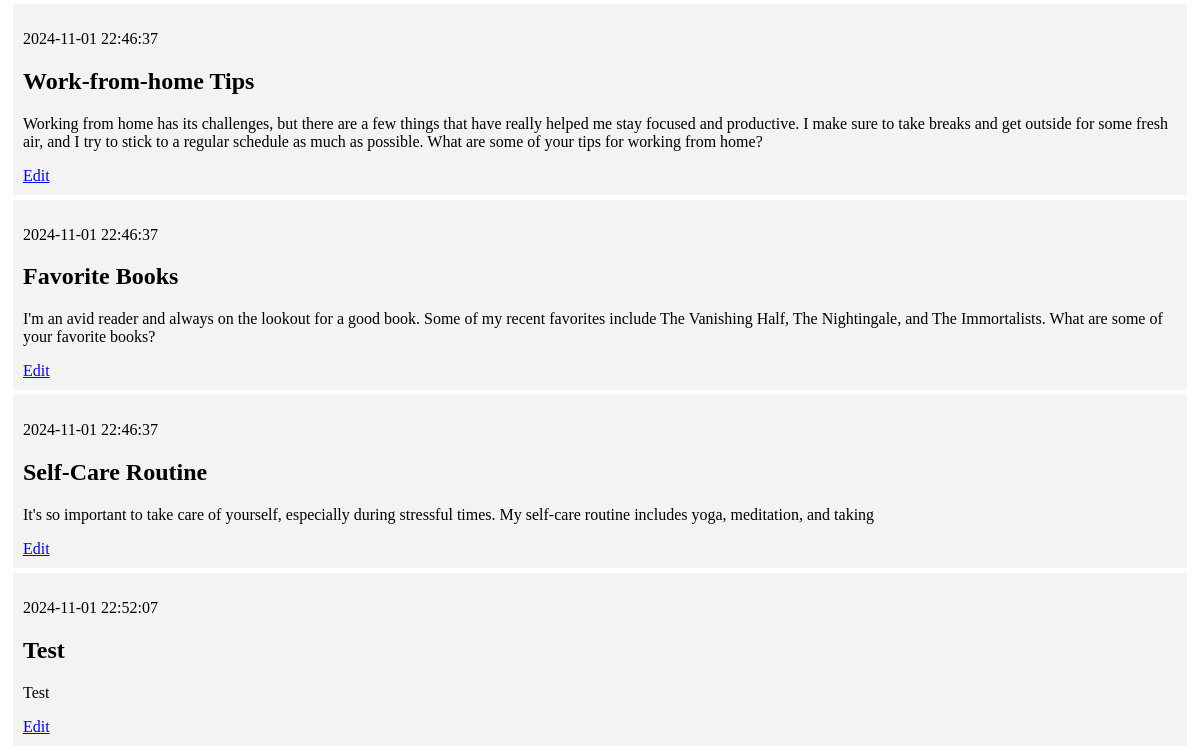
Before: / (lower part) with the older database file.
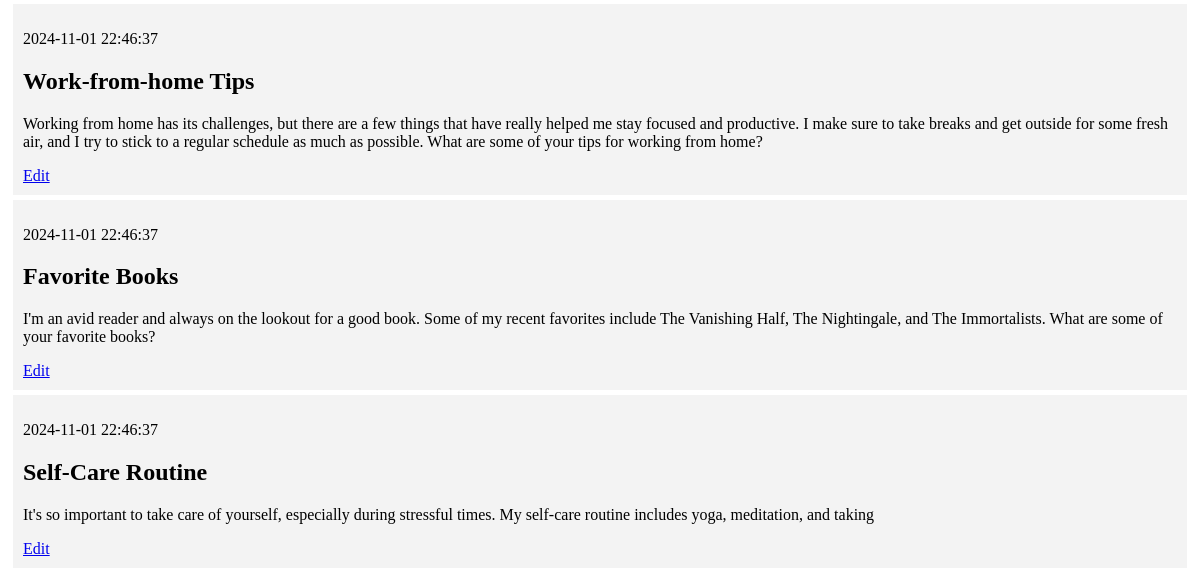
After: the same page with the newer database file.
### tables this page shows
CREATE TABLE posts (
    id INTEGER PRIMARY KEY AUTOINCREMENT,
    created TIMESTAMP NOT NULL DEFAULT CURRENT_TIMESTAMP,
    title TEXT NOT NULL,
    content TEXT NOT NULL
);

### app.py (the view)
@app.route('/')
def index():
    conn = get_db_connection()
    posts = conn.execute('SELECT * FROM posts').fetchall()
    conn.close()
    return render_template('index.html', posts=posts)

### app.py (called while the page is built)
def get_db_connection():
    conn = sqlite3.connect('database.db')
    conn.row_factory = sqlite3.Row
    return conn

### templates/index.html (shortened to what this page needs)
{% extends 'base.html' %}
{% block content %}
    {% for post in posts %}
        <div class='post'>
            <p>{{ post['created'] }}</p>
            <h2>{{ post['title'] }}</h2>
            <p>{{ post['content'] }}</p>
            <a href="{{ url_for('edit', id=post['id'])}}">Edit</a>
        </div>
    {% endfor %}
{% endblock %}

Changed rows visible on the page:
removed posts: created "2024-11-01 22:52:07", title "Test", content "Test"
